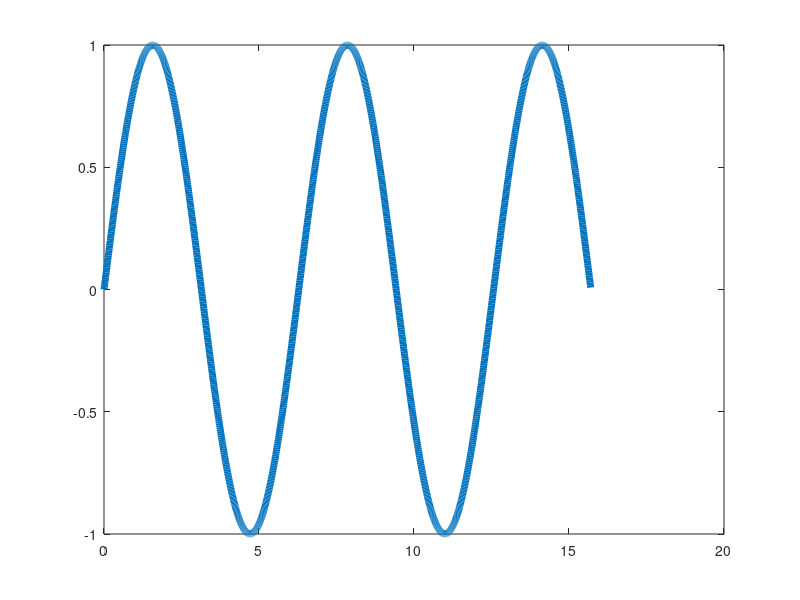
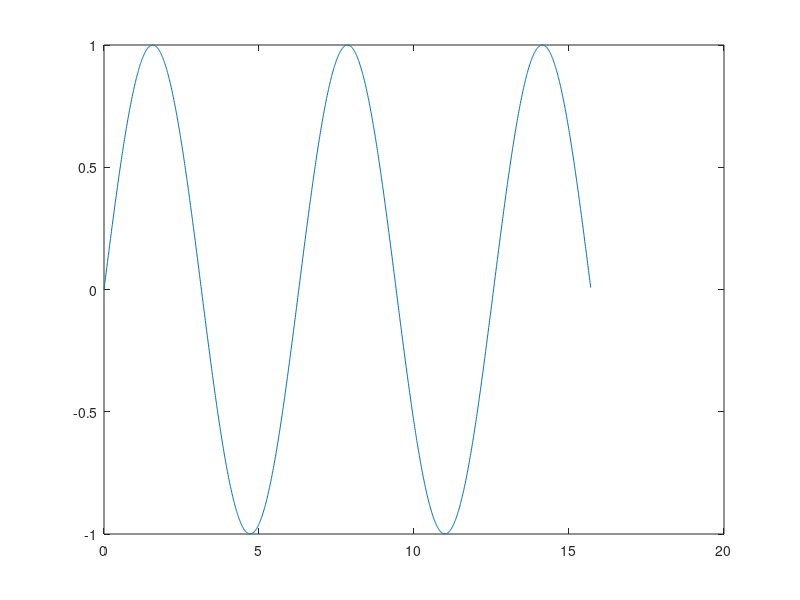

Write the MATLAB code that produced these figures, in order. (Note: this script raises an error after producing the figures.)
%% task 1 begins
t = 0:0.01:5*pi;
y = sin(t);
plot(t,y)
h = plot(t,y)
%% uzdevums 6 (figure(6))
% get(h)
my_line1 = get(h, 'LineWidth')
set(h, 'LineWidth',5)
%% uzdevums 7
figure(7)
h = plot(t,y)
h.set
my_line12=h.LineWidth
h.LineWidth=5
%% uzdevums 8
% katru reizi vajag jaunu plot jo jauns uzdevums!
h = plot(t,y)
%get(h)
my_line2 = set(h,'LineStyle')
my_line3 = set(h,'Marker')
%% uzdevums 9
figure(9)
h=plot(t,y)
%ha = axes
%ha = get(h, "axes")
%ha = axes
get(h)
ha = get(h, 'parent')
%% uzdevums 10
h=plot(t,y)
get(h)
ha = get(h, 'parent')
my_font_size = get(ha, 'fontsize')
set(ha, 'fontsize',20)
%% uzdevums 11
h = plot(t,y)
get(h)
ha = get(h, 'parent')
my_font_size = get(ha, 'Color')
%get(ha)
%uncomment to see all parent ha properties
set(ha, 'XColor', '0 1 0')
set(ha, 'YColor', '0 1 0')
% 0 1 0 vai green
%% uzdevums 12
h=plot(t,y)
ha = get(h, 'parent')
grid
get (ha, 'Xtick')
%get(ha)
%x = max(sin(pi))
set(ha,'XTick', [pi/2: pi: 6*pi])
%% uzdevums 13
h=plot(t,y)
ha = get(h, 'parent')
grid
get (ha, 'Xtick')
set(ha,'XTick', pi/2: pi: 6*pi)
set(ha,'XTickLabel', {'\pi/2', '3\pi/2', '5\pi/2', '7\pi/2', '9\pi/2'})
%% uzdevums 14
h=plot(t,y)
ha = get(h, 'parent')
hf = get(ha, 'parent')
%get(hf)
set(hf, 'Color', 'yellow')
hr = get(hf, 'Parent')
%% uzdevums 16
figure(16)
for i = 1:5
t = 0:0.01:2*pi;
y = sin(t+i/5);
plot(t,y),hold on
str{i} = sprintf('sin(t+%d/5)',i);
end
hold off
legend(str)
